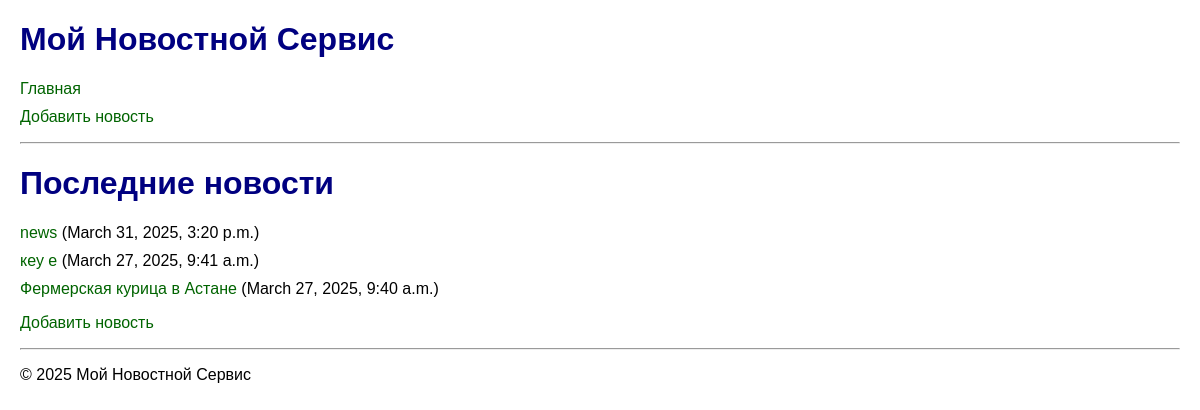
Page /news/ on the committed database.
### news/models.py (models this page shows, shortened)
class News(models.Model):
    title = models.CharField(max_length=200)
    content = models.TextField()
    created_at = models.DateTimeField(auto_now_add=True)
    author = models.ForeignKey(User, on_delete=models.CASCADE)

### news/views.py (the view)
# urls.py: path('', views.news_list, name='news_list'),
def news_list(request):
    news = News.objects.all().order_by('-created_at')
    return render(request, 'news/news_list.html', {'news': news})

### news/templates/news/news_list.html (shortened to what this page needs)
{% extends 'base.html' %}
{% block content %}
    <h1>Последние новости</h1>
    <ul>
        {% for item in news %}
            <li><a href="{% url 'news:news_detail' item.pk %}">{{ item.title }}</a> ({{ item.created_at }})</li>
        {% empty %}
            <li>Нет новостей.</li>
        {% endfor %}
    </ul>
    <p><a href="{% url 'news:add_news' %}">Добавить новость</a></p>
{% endblock %}

### news/templates/base.html (style rules this page uses)
body { font-family: sans-serif; margin: 20px; }
h1, h2 { color: navy; }
ul { list-style-type: none; padding: 0; }
li { margin-bottom: 10px; }
a { color: darkgreen; text-decoration: none; }

### rows in the picture
News: title "news", created_at "March 31, 2025, 3:20 p.m."
News: title "кеу е", created_at "March 27, 2025, 9:41 a.m."
News: title "Фермерская курица в Астане", created_at "March 27, 2025, 9:40 a.m."
